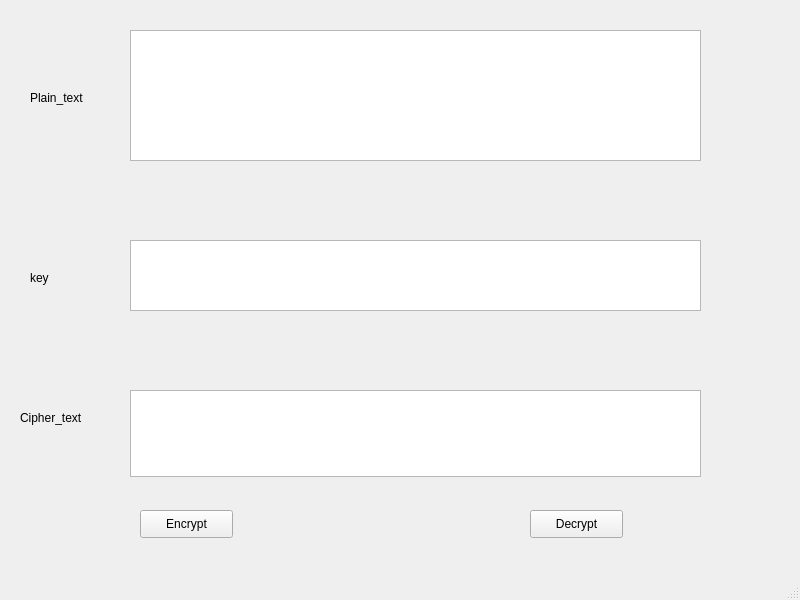
<?xml version="1.0" encoding="UTF-8"?>
<ui version="4.0">
 <class>MainWindow</class>
 <widget class="QMainWindow" name="MainWindow">
  <property name="geometry">
   <rect>
    <x>0</x>
    <y>0</y>
    <width>800</width>
    <height>600</height>
   </rect>
  </property>
  <property name="windowTitle">
   <string>MainWindow</string>
  </property>
  <widget class="QWidget" name="centralwidget">
   <widget class="QPlainTextEdit" name="plainTextEdit">
    <property name="geometry">
     <rect>
      <x>130</x>
      <y>30</y>
      <width>571</width>
      <height>131</height>
     </rect>
    </property>
   </widget>
   <widget class="QPlainTextEdit" name="plainTextEdit_2">
    <property name="geometry">
     <rect>
      <x>130</x>
      <y>240</y>
      <width>571</width>
      <height>71</height>
     </rect>
    </property>
   </widget>
   <widget class="QPlainTextEdit" name="plainTextEdit_3">
    <property name="geometry">
     <rect>
      <x>130</x>
      <y>390</y>
      <width>571</width>
      <height>87</height>
     </rect>
    </property>
   </widget>
   <widget class="QLabel" name="Plaintext">
    <property name="geometry">
     <rect>
      <x>30</x>
      <y>90</y>
      <width>55</width>
      <height>16</height>
     </rect>
    </property>
    <property name="text">
     <string>Plain_text</string>
    </property>
   </widget>
   <widget class="QLabel" name="key">
    <property name="geometry">
     <rect>
      <x>30</x>
      <y>270</y>
      <width>55</width>
      <height>16</height>
     </rect>
    </property>
    <property name="text">
     <string>key</string>
    </property>
   </widget>
   <widget class="QLabel" name="Cipher_text">
    <property name="geometry">
     <rect>
      <x>20</x>
      <y>410</y>
      <width>71</width>
      <height>16</height>
     </rect>
    </property>
    <property name="text">
     <string>Cipher_text</string>
    </property>
   </widget>
   <widget class="QPushButton" name="pushButton">
    <property name="geometry">
     <rect>
      <x>140</x>
      <y>510</y>
      <width>93</width>
      <height>28</height>
     </rect>
    </property>
    <property name="text">
     <string>Encrypt</string>
    </property>
   </widget>
   <widget class="QPushButton" name="pushButton_2">
    <property name="geometry">
     <rect>
      <x>530</x>
      <y>510</y>
      <width>93</width>
      <height>28</height>
     </rect>
    </property>
    <property name="text">
     <string>Decrypt</string>
    </property>
   </widget>
  </widget>
  <widget class="QMenuBar" name="menubar">
   <property name="geometry">
    <rect>
     <x>0</x>
     <y>0</y>
     <width>800</width>
     <height>26</height>
    </rect>
   </property>
  </widget>
  <widget class="QStatusBar" name="statusbar"/>
 </widget>
 <resources/>
 <connections/>
</ui>
